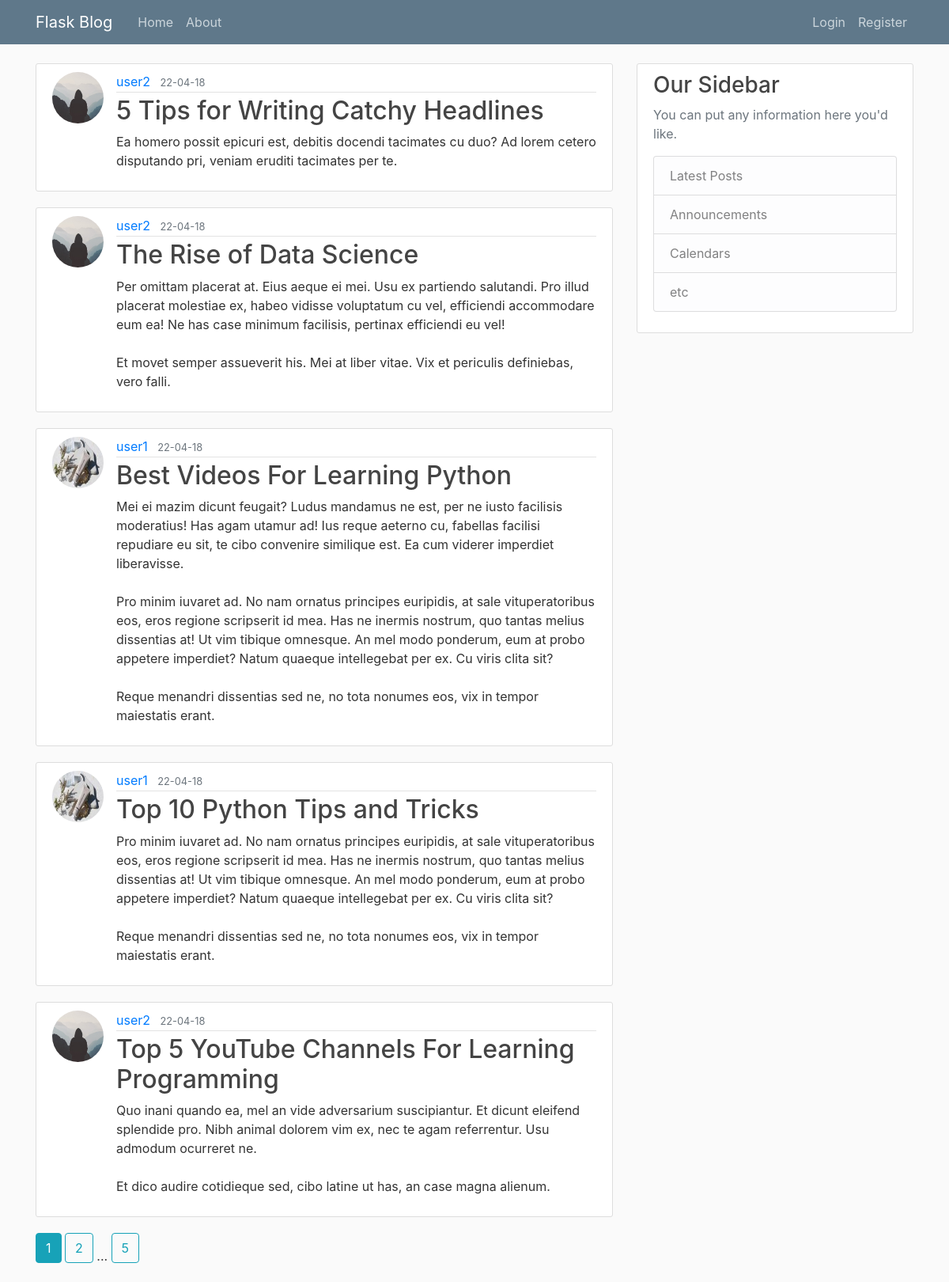
The page /home on the database its author committed.
### flaskblog/models.py (models this page shows, shortened)
class Posts(db.Model):
    id = db.Column(db.Integer, primary_key=True)
    title = db.Column(db.String(100), nullable=False)
    date_posted = db.Column(db.DateTime, nullable=False,
                            default=datetime.utcnow)
    content = db.Column(db.Text, nullable=False)
    user_id = db.Column(db.Integer, db.ForeignKey('user.id'), nullable=False)

class User(db.Model, UserMixin):
    id = db.Column(db.Integer, primary_key=True)
    username = db.Column(db.String(20), unique=True, nullable=False)
    email = db.Column(db.String(180), unique=True, nullable=False)
    password = db.Column(db.String(60), nullable=False)
    image_file = db.Column(db.String(20), nullable=False,
                           default="default.jpeg")
    posts = db.relationship("Posts", backref='author', lazy=True)

### flaskblog/main/routes.py (the view)
@main.route('/')
@main.route('/home')
def home():
    page = request.args.get('page', 1, type=int)
    posts = Posts.query\
        .order_by(Posts.date_posted.desc())\
        .paginate(page=page, per_page=5)
    return render_template("home.html", posts=posts)

### flaskblog/templates/home.html
{% extends "layout.html" %}
{% block content %}
    {% for post in posts.items %}
        <article class="media content-section">
          <img class="rounded-circle article-img" src="{{ url_for('static', filename='profile_pics/' + post.author.image_file) }}">
          <div class="media-body">
            <div class="article-metadata">
              <a class="mr-2" href="{{url_for('users.user_posts', username=post.author.username)}}">{{ post.author.username }}</a>
              <small class="text-muted">{{ post.date_posted.strftime('%y-%m-%d') }}</small>
            </div>
            <h2><a class="article-title" href="{{url_for('posts.post', post_id=post.id)}}">{{ post.title }}</a></h2>
            <p class="article-content">{{ post.content }}</p>
          </div>
        </article>
    {% endfor %}
    {% for page_num in posts.iter_pages(left_edge=1, right_edge=1, left_current=1, right_current=2) %}
        {% if page_num %}
          {% if page_num == posts.page %}
            <a class="btn btn-info mb-4" href="{{url_for('main.home', page=page_num)}}">{{page_num}}</a>
          {% else %}
            <a class="btn btn-outline-info mb-4" href="{{url_for('main.home', page=page_num)}}">{{page_num}}</a>
          {% endif %}
        {% else %}
          ...
        {% endif %}
    {% endfor %}
{% endblock content %}

### flaskblog/templates/layout.html (shortened to what this page needs)
<!DOCTYPE html>
<html lang="en">
<head>
    <link rel="stylesheet" href="https://maxcdn.bootstrapcdn.com/bootstrap/4.0.0/css/bootstrap.min.css">    <link rel="stylesheet" href="{{url_for('static', filename='main.css') }}">
</head>
<body>
    <header class="site-header">
        <nav class="navbar navbar-expand-md navbar-dark bg-steel fixed-top">
          <div class="container">
            <a class="navbar-brand mr-4" href="/">Flask Blog</a>
            <div class="collapse navbar-collapse" id="navbarToggle">
              <div class="navbar-nav me-auto">
                <a class="nav-item nav-link" href="{{url_for('main.home')}}">Home</a>
                <a class="nav-item nav-link" href="{{url_for('main.about')}}">About</a>
              </div>
              <div class="navbar-nav ml-auto">
              {% if current_user.is_authenticated %}
                <a class="nav-item nav-link" href="{{url_for('posts.new_post')}}">New Post</a>
                <a class="nav-item nav-link" href="{{url_for('users.logout')}}">Logout</a>
                <a class="nav-item nav-link" href="{{url_for('users.account')}}">Account</a>
              {% else %}
                <a class="nav-item nav-link" href="{{url_for('users.login')}}">Login</a>
                <a class="nav-item nav-link" href="{{url_for('users.register')}}">Register</a>
              {% endif %}
              </div>
            </div>
          </div>
        </nav>
      </header>
    <main role="main" class="container">
        <div class="row">
          <div class="col-md-8">
            {% block content %}{% endblock %}
          </div>
          <div class="col-md-4">
            <div class="content-section">
              <h3>Our Sidebar</h3>
              <p class='text-muted'>You can put any information here you'd like.
                <ul class="list-group">
                  <li class="list-group-item list-group-item-light">Latest Posts</li>
                  <li class="list-group-item list-group-item-light">Announcements</li>
                  <li class="list-group-item list-group-item-light">Calendars</li>
                  <li class="list-group-item list-group-item-light">etc</li>
                </ul>
              </p>
            </div>
          </div>
        </div>
      </main>
</body>
</html>

### flaskblog/static/main.css (style rules this page uses)
body { background: #fafafa; color: #333333; margin-top: 5rem; }
h1, h2, h3, h4, h5, h6 { color: #444444; }
.bg-steel { background-color: #5f788a; }
.site-header .navbar-nav .nav-link { color: #cbd5db; }
.content-section { background: #ffffff; padding: 10px 20px; border: 1px solid #dddddd; border-radius: 3px; margin-bottom: 20px; }
.article-title { color: #444444; }
.article-content { white-space: pre-line; }
.article-img { height: 65px; width: 65px; margin-right: 16px; }
.article-metadata { padding-bottom: 1px; margin-bottom: 4px; border-bottom: 1px solid #e3e3e3; }
a { text-decoration: none; }

### rows shown on the page
Posts: image_file (placeholder picture), author.username "user2", date_posted "22-04-18", title "5 Tips for Writing Catchy Headlines", content "Ea homero possit epicuri est, debitis docendi tacimates cu duo? Ad lorem cetero disputando pri, veniam eruditi tacimates per te."
Posts: image_file (placeholder picture), author.username "user2", date_posted "22-04-18", title "The Rise of Data Science", content "Per omittam placerat at. Eius aeque ei mei. Usu ex partiendo salutandi. Pro illud placerat molestiae ex, habeo vidisse voluptatum cu vel, efficiendi accommodare eum ea! Ne has case minimum facilisis, pertinax efficiendi eu vel! Et movet semper assueverit his. Mei at liber vitae. Vix et periculis definiebas, vero falli."
Posts: image_file (picture), author.username "user1", date_posted "22-04-18", title "Best Videos For Learning Python", content "Mei ei mazim dicunt feugait? Ludus mandamus ne est, per ne iusto facilisis moderatius! Has agam utamur ad! Ius reque aeterno cu, fabellas facilisi repudiare eu sit, te cibo convenire similique est. Ea cum viderer imperdiet liberavisse. Pro minim iuvaret ad. No nam ornatus principes euripidis, at sale vituperatoribus eos, eros regione scripserit id mea. Has ne inermis nostrum, quo tantas melius dissentias at! Ut vim tibique omnesque. An mel modo ponderum, eum at probo appetere imperdiet? Natum quaeque intellegebat per ex. Cu viris clita sit? Reque menandri dissentias sed ne, no tota nonumes eos, vix in tempor maiestatis erant."
Posts: image_file (picture), author.username "user1", date_posted "22-04-18", title "Top 10 Python Tips and Tricks", content "Pro minim iuvaret ad. No nam ornatus principes euripidis, at sale vituperatoribus eos, eros regione scripserit id mea. Has ne inermis nostrum, quo tantas melius dissentias at! Ut vim tibique omnesque. An mel modo ponderum, eum at probo appetere imperdiet? Natum quaeque intellegebat per ex. Cu viris clita sit? Reque menandri dissentias sed ne, no tota nonumes eos, vix in tempor maiestatis erant."
Posts: image_file (placeholder picture), author.username "user2", date_posted "22-04-18", title "Top 5 YouTube Channels For Learning Programming", content "Quo inani quando ea, mel an vide adversarium suscipiantur. Et dicunt eleifend splendide pro. Nibh animal dolorem vim ex, nec te agam referrentur. Usu admodum ocurreret ne. Et dico audire cotidieque sed, cibo latine ut has, an case magna alienum."

### other values the page prints
{{ page_num }} "1"
{{ page_num }} "2" "5"
